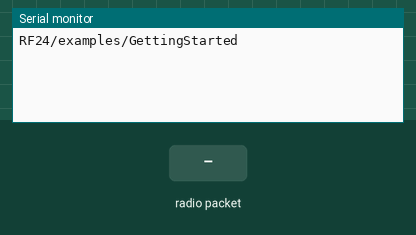
This sketch was run on a simulated Arduino Uno, built with avr-gcc and run on an emulated ATmega328P. On the bench: the last lines printed to the serial monitor. The test bench sets the inputs (shaded band). No radio packets arrive unless stated.

Above: at 1.2 s.
1.3 s: radio packet "1" arrives
At 2.1 s:
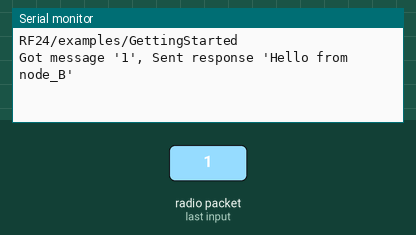
2.8 s: radio packet "0" arrives
At 3.2 s:
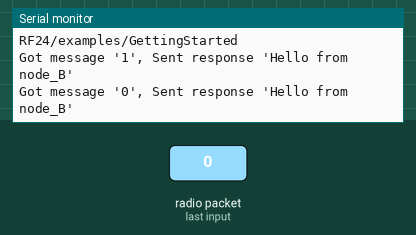
4.3 s: radio packet "2" arrives
At 5.6 s:
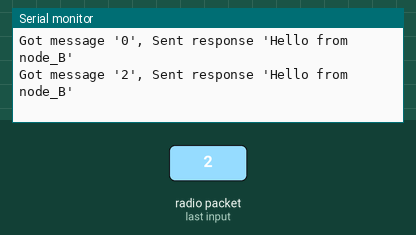

Measured:
- after the input at 1.3 s, the serial monitor: prints a new line at once (image 1)
- after the input at 2.8 s, the serial monitor: prints a new line at once (image 2)
- after the input at 4.3 s, the serial monitor: prints a new line at once (image 3)

The sketch:

node-B.ino
```cpp
/* Code for NODE B */

#include <SPI.h>
#include "RF24.h"

/* Hardware configuration: Set up nRF24L01 radio on SPI bus plus pins 9 & 10 */
RF24 radio(9, 10);
/**********************************************************/

byte node_A_address[6] = "NodeA";
byte node_B_address[6] = "NodeB";

void setup() {
  Serial.begin(115200);
  Serial.println(F("RF24/examples/GettingStarted"));

  radio.begin();

  // Set the PA Level low to prevent power supply related issues since this is a
  // getting_started sketch, and the likelihood of close proximity of the devices. RF24_PA_MAX is default.
  radio.setPALevel(RF24_PA_LOW);

  // Open a writing and reading pipe on each radio, with opposite addresses
  radio.openWritingPipe(node_A_address);
  radio.openReadingPipe(1, node_B_address);

  // Start the radio listening for data
  radio.startListening();
}

void loop() {
  /****************** Pong Back Role ***************************/

  char msg_from_A[20];

  if ( radio.available()) {
    // Variable for the received timestamp
    while (radio.available()) {                                   // While there is data ready
      radio.read( &msg_from_A, sizeof(msg_from_A) );             // Get the payload
    }

    radio.stopListening();                                        // First, stop listening so we can talk

    char msg_to_A[20] = "Hello from node_B";
    radio.write( &msg_to_A, sizeof(msg_to_A) );              // Send the final one back.
    radio.startListening();                                       // Now, resume listening so we catch the next packets.

    Serial.print(F("Got message '"));
    Serial.print(msg_from_A);
    Serial.print(F("', Sent response '"));
    Serial.print(msg_to_A);
    Serial.println(F("'"));
  }

}
```
